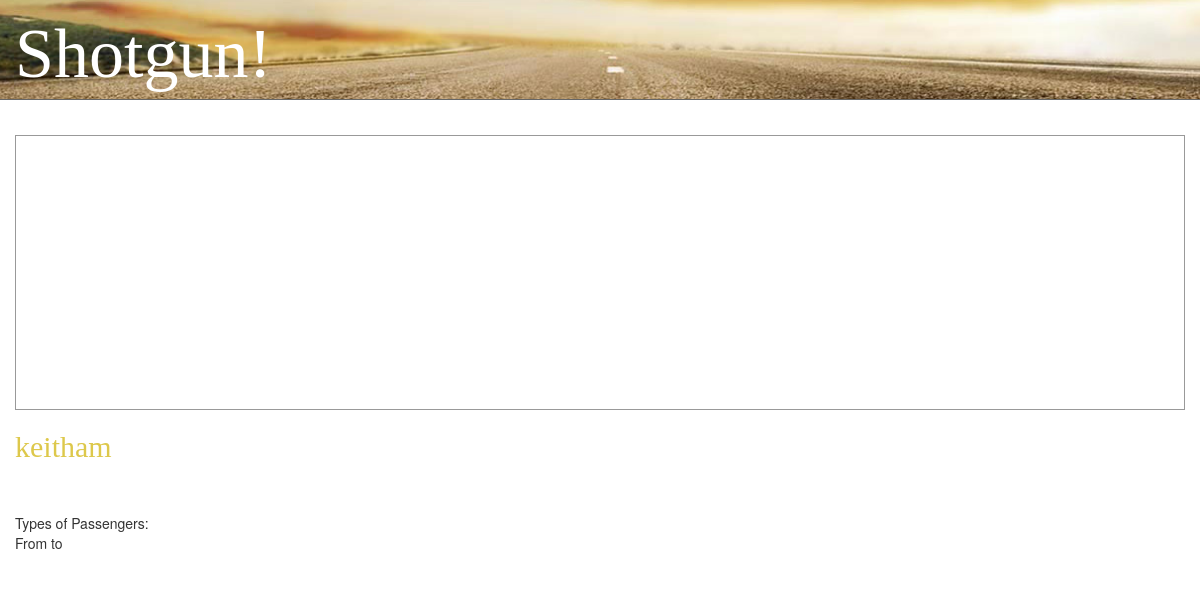
The app's page /rides/show/1, older data.
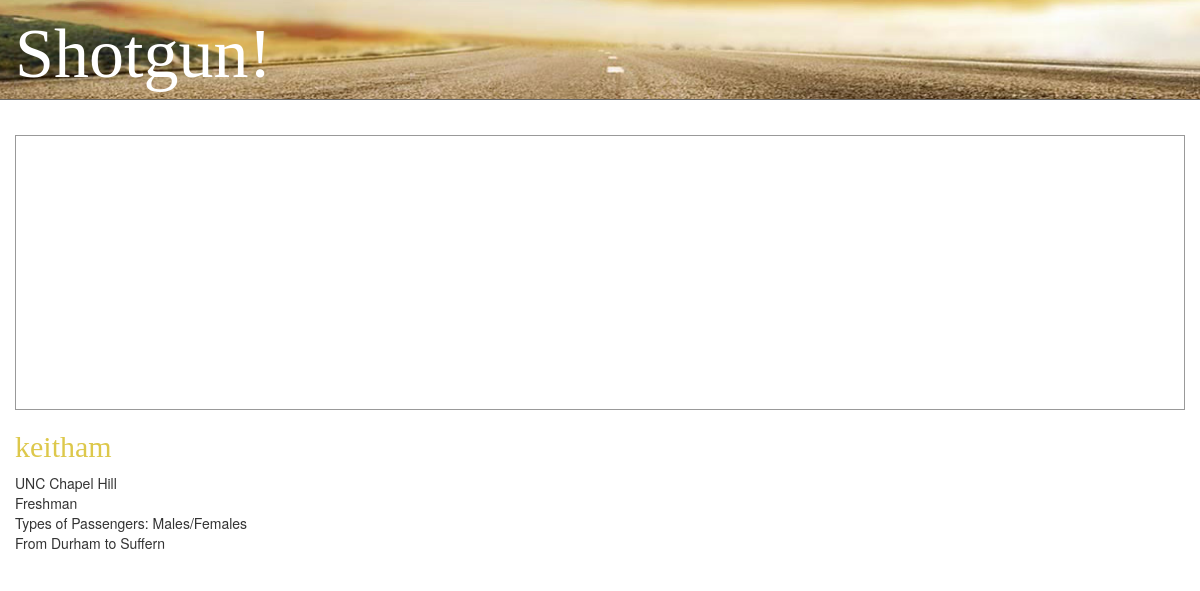
The same page, newer data.
### drive/models.py (models this page shows)
class Ride(models.Model):
    driver = models.ForeignKey(User)
    fromLocation = models.ForeignKey('Location', related_name='ride_from_set')
    toLocation = models.ForeignKey('Location', related_name='ride_to_set')
    leavingOn = models.DateField()
    gasMoney = models.DecimalField(max_digits=6, decimal_places=2)
    luggageRoom = models.IntegerField()

class ShotgunProfile(models.Model):
    YEARS = (
        ('Freshman', 'Freshman'),
        ('Sophomore', 'Sophomore'),
        ('Junior', 'Junior'),
        ('Senior', 'Senior'),
        ('Professor', 'Professor'),
    )
    SCHOOLS = (
        ('UNC Chapel Hill', 'UNC Chapel Hill'),
    )
    PASSENGERS = (
        ('Males', 'Males'),
        ('Females', 'Females'),
        ('Males/Females', 'Males/Females'),
    )
    user = models.OneToOneField(User, related_name='shotgunprofile')
    avatar = models.ImageField(upload_to='images/avatars/', default='')
    school = models.CharField(max_length=50, choices=SCHOOLS, default='UNC Chapel Hill')
    year = models.CharField(max_length=10, choices=YEARS, default='Freshman')
    passengers = models.CharField(max_length=15, choices=PASSENGERS, default='Males/Females')

class Location(models.Model):
    lat = models.DecimalField(max_digits=10, decimal_places=6)
    lng = models.DecimalField(max_digits=10, decimal_places=6)
    formattedAddress = models.CharField(max_length=255)
    city = models.CharField(max_length=255)

### drive/views.py (the view)
# urls.py: url(r'^rides/show/(?P<pk>\d+)$', views.rides_show, name='rides_show'),
def rides_show(request, pk):
    ride = get_object_or_404(Ride, id=pk)
    return render(request, "rides/show.html", {'ride': ride})

### shotgun/resources/templates/rides/show.html (shortened to what this page needs)
{% extends 'layout_header.html' %}
{% block content %}
    <div id="map_canvas">
    </div>
    <section id="section-ride-show">
            <div class="ride">
                <h2>{{ride.driver.username}}</h2>
                <p>
                    {{ride.driver.shotgunprofile.school}}<br>
                    {{ride.driver.shotgunprofile.year}}<br>
                    Types of Passengers: {{ride.driver.shotgunprofile.passengers}}<br>
                    From {{ride.fromLocation.city}} to {{ride.toLocation.city}}
                </p>
            </div>
    </section>
{% endblock %}

Row changes from the older to the newer data that the page shows:
changed Ride "keitham": driver.shotgunprofile.school (not shown) → "UNC Chapel Hill"; driver.shotgunprofile.year (not shown) → "Freshman"; driver.shotgunprofile.passengers (not shown) → "Males/Females"; fromLocation.city (not shown) → "Durham"; toLocation.city (not shown) → "Suffern"
